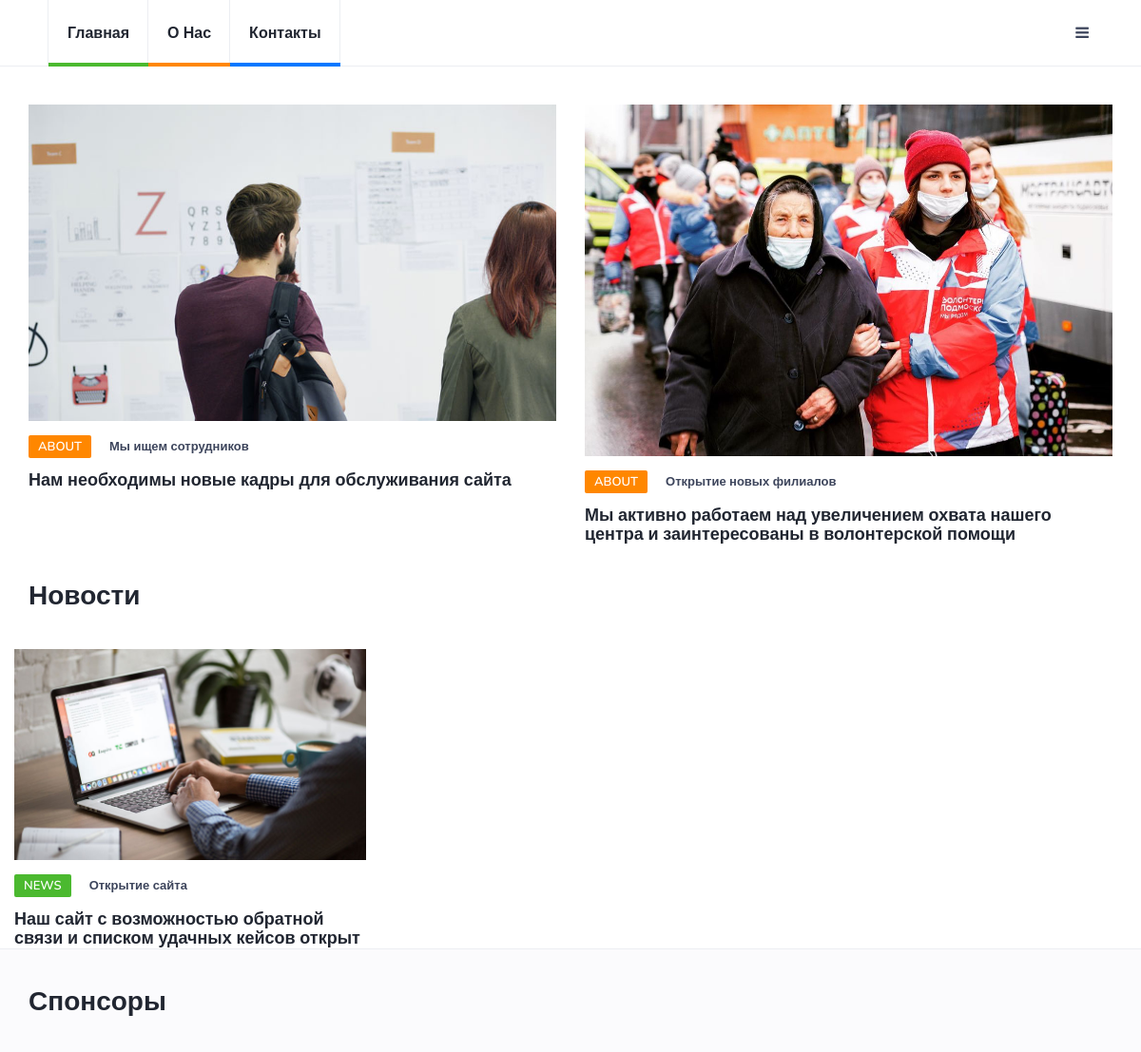
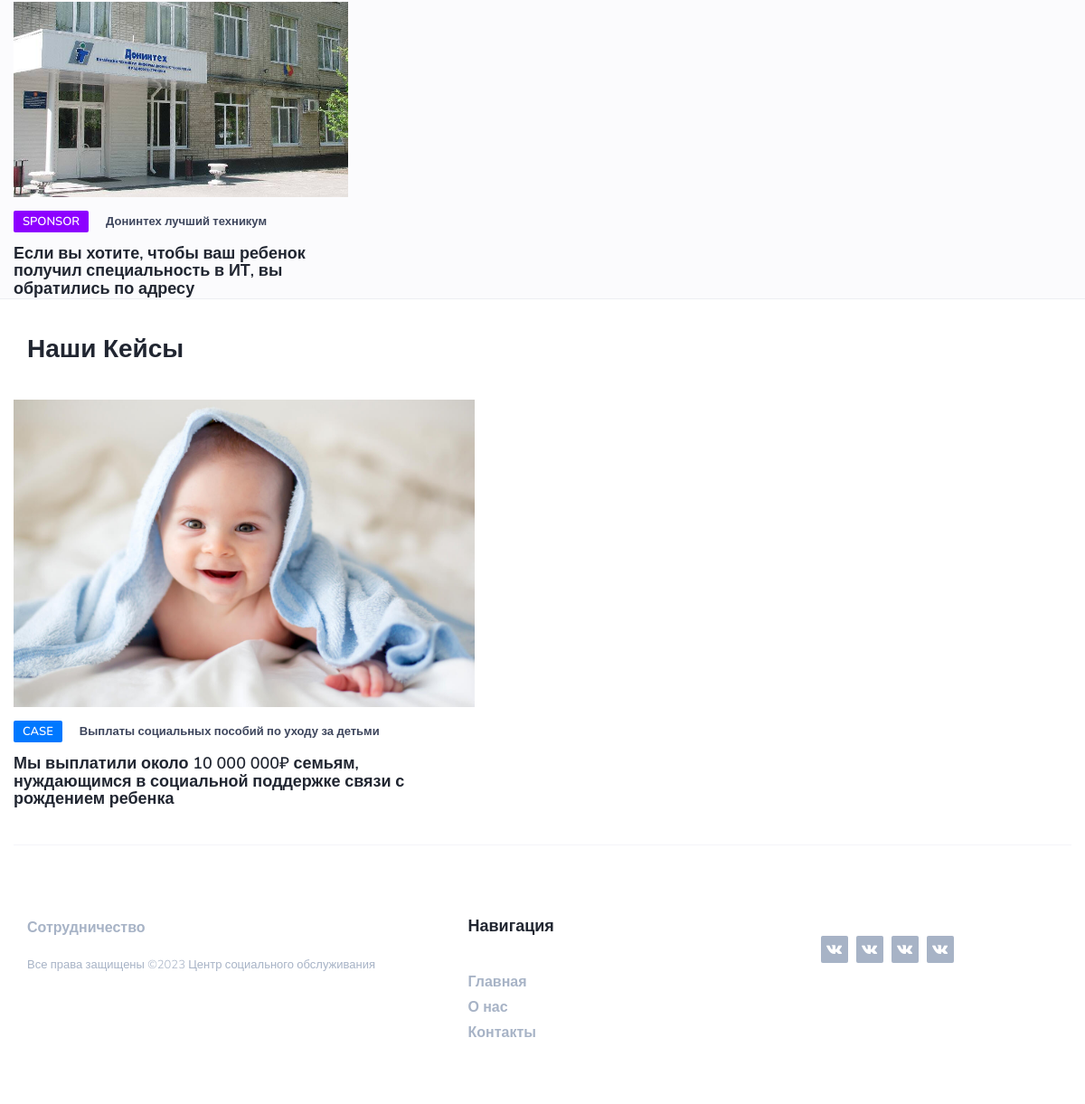
The page / on the database its author committed (2 pictures, top to bottom).
### main/models.py (models this page shows, shortened)
class Products(models.Model):
    CHOICE_TYPE = (
        ('about', 'О нас'),
        ('sponsor', 'Реклама'),
        ('news', 'Новость'),
        ('case', 'кейс'),
    )
    name = models.CharField(max_length=50, verbose_name="Имя")
    type = models.CharField(max_length=50, choices=CHOICE_TYPE, default='news', verbose_name="Тип")
    character = models.TextField(max_length=100, verbose_name="Описание")
    image = models.ImageField(null=True, blank=True, upload_to="image/")
    class Meta:
        verbose_name = 'Пост'
        verbose_name_plural = 'список постов'

### main/views.py (the view)
# urls.py: path('', views.index, name='index'),
def index(request):
    product = Products.objects.all()
    return render(request, 'main/index.html', {'product': product})

### main/templates/main/index.html (shortened to what this page needs)
{% load static %}
{% load crispy_forms_tags %}
<!DOCTYPE html>
<html lang="ru">
	<head>
		<link type="text/css" rel="stylesheet" href="{% static "css/bootstrap.min.css" %}"/>
		<link rel="stylesheet" href="{% static "css/font-awesome.min.css" %}">
		<link type="text/css" rel="stylesheet" href="{% static "css/style.css" %}"/>
    </head>
	<body>
		<header id="header">
			<div id="nav">
				<div id="nav-fixed">
					<div class="container">
						<ul class="nav-menu nav navbar-nav">
							<li class="cat-1"><a href="{% url "index" %}">Главная</a></li>
							<li class="cat-2"><a href="{% url "about" %}">О нас</a></li>
							<li class="cat-3"><a href="{% url "contact" %}">Контакты</a></li>
						</ul>
						<div class="nav-btns">
							<button class="aside-btn"><i class="fa fa-bars"></i></button>
						</div>
					</div>
				</div>
			</div>
		</header>
		<div class="section">
			<div class="container">
				<div class="row">
					<div class="post">
						{% for el in product %}
							{% if el.type == "about" %}
							<div class="col-md-6">
								<a class="post-img"> <img src="{{ el.image.url }}" alt="image"></a>
								<div class="post-body">
									<div class="post-meta">
										<a class="post-category cat-2">{{ el.type }}</a>
										<span class="post-date">{{ el.name }}</span>
									</div>
									<h3 class="post-title"><a>{{ el.character }}</a></h3>
								  </div>
							</div>
							{% endif %}
						  {% endfor %}
					</div>
				</div>
			</div>
		</div>
		<div class="section">
			<div class="container">
				<div class="row">
					<div class="col-md-12">
						<div class="section-title">
							<h2>Новости</h2>
						</div>
					</div>
					<div class="row">
						<div class="post">
							{% for el in product %}
								{% if el.type == "news" %}
								<div class="col-md-4">
									<a class="post-img"> <img src="{{ el.image.url }}" alt="image"></a>
									<div class="post-body">
										<div class="post-meta">
											<a class="post-category cat-1">{{ el.type }}</a>
											<span class="post-date">{{ el.name }}</span>
										</div>
										<h3 class="post-title"><a>{{ el.character }}</a></h3>
						  			</div>
								</div>
								{% endif %}
						  	{% endfor %}
						</div>
					</div>
				</div>
			</div>
		</div>
		<div class="section section-grey">
			<div class="container">
				<div class="row">
					<div class="col-md-12">
						<div class="section-title">
							<h2>Спонсоры</h2>
						</div>
					</div>
					<div class="row">
						<div class="post">
							{% for el in product %}
								{% if el.type == "sponsor" %}
								<div class="col-md-4">
									<a class="post-img"> <img src="{{ el.image.url }}" alt="image"></a>
									<div class="post-body">
										<div class="post-meta">
											<a class="post-category cat-3">{{ el.type }}</a>
											<span class="post-date">{{ el.name }}</span>
										</div>
										<h3 class="post-title"><a>{{ el.character }}</a></h3>
						  			</div>
								</div>
								{% endif %}
						  	{% endfor %}
						</div>
					</div>
				</div>
			</div>
		</div>
		<div class="section">
			<div class="container">
				<div class="row">
					<div class="col-md-8">
						<div class="row">
							<div class="col-md-12">
								<div class="section-title">
									<h2>Наши кейсы</h2>
								</div>
							</div>
							<div class="row">
								<div class="post">
									{% for el in product %}
										{% if el.type == "case" %}
										<div class="col-md-8">
											<a class="post-img"> <img src="{{ el.image.url }}" alt="image"></a>
											<div class="post-body">
												<div class="post-meta">
													<a class="post-category cat-4">{{ el.type }}</a>
													<span class="post-date">{{ el.name }}</span>
												</div>
												<h3 class="post-title"><a>{{ el.character }}</a></h3>
											  </div>
										</div>
										{% endif %}
									  {% endfor %}
								</div>
							</div>
						</div>
					</div>
				</div>
			</div>
		</div>
		<footer id="footer">
			<div class="container">
				<div class="row">
					<div class="col-md-5">
						<div class="footer-widget">
							<ul class="footer-nav">
								<li><a href="https://vk.com/a.krivenko4">Сотрудничество</a></li>
							</ul>
							<div class="footer-copyright">
								<span>Все права защищены &copy;<script>document.write(new Date().getFullYear());</script> Центр социального обслуживания</span>
							</div>
						</div>
					</div>
					<div class="col-md-4">
						<div class="row">
							<div class="col-md-6">
								<div class="footer-widget">
									<h3 class="footer-title">навигация</h3>
									<ul class="footer-links">
										<li><a href="{% url "index" %}">Главная</a></li>
										<li><a href="{% url "about" %}">О нас</a></li>
										<li><a href="{% url "contact" %}">Контакты</a></li>
									</ul>
								</div>
							</div>
						</div>
					</div>
					<div class="col-md-3">
						<div class="footer-widget">
							<ul class="footer-social">
								<li><a href="https://vk.com/a.krivenko4"><i class="fa fa-vk"></i></a></li>
								<li><a href="https://vk.com/a.krivenko4"><i class="fa fa-vk"></i></a></li>
								<li><a href="https://vk.com/a.krivenko4"><i class="fa fa-vk"></i></a></li>
								<li><a href="https://vk.com/a.krivenko4"><i class="fa fa-vk"></i></a></li>
							</ul>
						</div>
					</div>
				</div>
			</div>
		</footer>
	</body>
</html>

### main/static/css/style.css (style rules this page uses)
body { font-family: 'Nunito', sans-serif; font-size: 16px; font-weight: 300; color: #3d455c; margin: 0; padding: 0; overflow-x: hidden; }
h1, h2, h3, h4, h5, h6 { font-family: 'Nunito Sans', sans-serif; font-weight: 700; color: #212631; margin: 0px 0px 15px; }
h2 { font-size: 28px; }
h3 { font-size: 23px; }
a { font-weight: 600; color: #212631; text-decoration: none; }
ul,ol { margin: 0; padding: 0; list-style: none }
.section { padding-top: 40px; }
.section.section-grey { background-color: #fbfbfd; border-bottom: 1px solid #eceef2; border-top: 1px solid #eceef2; }
.section .section-title { margin-bottom: 40px; }
.section .section-title h2 { text-transform: capitalize; font-size: 28px; }
#nav { height: 70px; }
#nav:after { content: ""; position: fixed; left: 0; right: 0; bottom: 0; top: 0; background-color: rgba(33, 38, 49, 0.5); z-index: 90; opacity: 0; visibility: hidden; -webkit-transition: 0.2s all; transition: 0.2s all; }
#nav-fixed { position: fixed; left: 0; right: 0; top: 0; z-index: 90; background-color: #FFF; -webkit-box-shadow: 0px -1px 0px 0px #eceef2 inset; box-shadow: 0px -1px 0px 0px #eceef2 inset; }
#nav .container { position: relative; }
.nav-menu { margin-left: 20px; }
.nav-menu li a { position: relative; padding: 25px 20px; text-transform: capitalize; -webkit-box-shadow: -1px 0px 0px 0px #eceef2 inset; box-shadow: -1px 0px 0px 0px #eceef2 inset; -webkit-transition: 0.2s color; transition: 0.2s color; }
.nav-menu li:first-child a { border-left: 1px solid #eceef2; }
.nav-menu li a:after { content: ''; position: absolute; left: 0; right: 0; bottom: 0px; width: 100%; height: 4px; -webkit-transition: 0.2s width; transition: 0.2s width; }
.nav-menu li.cat-1 a:after { background-color: #4BB92F; }
.nav-menu li.cat-2 a:after { background-color: #ff8700; }
.nav-menu li.cat-3 a:after { background-color: #0078ff; }
.nav-btns { float:right; }
.nav-btns > button { padding: 25px 25px; border: none; line-height: 20px; background: transparent; }
.post { margin-bottom: 40px; }
.post .post-img { display: block; -webkit-transition: 0.2s opacity; transition: 0.2s opacity; }
.post .post-img > img { width: 100%; }
.post .post-meta { margin-top: 15px; margin-bottom: 15px; }
.post-meta .post-category { font-size: 13px; text-transform: uppercase; padding: 3px 10px; font-weight: 600; border-radius: 2px; margin-right: 15px; color: #FFF; background-color: #212631; -webkit-transition: 0.2s opacity; transition: 0.2s opacity; }
.post-meta .post-category.cat-1 { background-color: #4BB92F; }
.post-meta .post-category.cat-2 { background-color: #ff8700; }
.post-meta .post-category.cat-3 { background-color: #8d00ff; }
.post-meta .post-category.cat-4 { background-color: #0078ff; }
.post-meta .post-date { font-size: 13px; font-weight: 600; }
.post .post-title { font-size: 18px; margin-bottom: 0px; }
#footer { padding-bottom: 40px; margin-top: 40px; }
#footer .container { padding-top: 80px; border-top: 1px solid #F4f4f9; }
.footer-widget { margin-bottom: 40px; }
.footer-widget .footer-title { margin-bottom: 40px; text-transform: capitalize; font-size: 18px; }
.footer-widget a { color: #a7b3c6; -webkit-transition: 0.2s color; transition: 0.2s color; }
.footer-nav li { display: inline-block; margin-right: 15px; }
.footer-links li + li { margin-top: 5px; }
.footer-copyright { margin-top: 20px; color: #a7b3c6; font-size: 13px; }
.footer-social { margin-top: 20px; }
.footer-social li { display: inline-block; margin-right: 5px; }
.footer-social li > a { display: block; width: 30px; height: 30px; line-height: 30px; text-align: center; background-color: #a7b3c6; color: #FFF; border-radius: 2px; -webkit-transition: 0.2s opacity; transition: 0.2s opacity; }

### rows shown on the page
Products: image (picture), type "ABOUT", name "Мы ищем сотрудников", character "Нам необходимы новые кадры для обслуживания сайта"
Products: image (picture), type "ABOUT", name "Открытие новых филиалов", character "Мы активно работаем над увеличением охвата нашего центра и заинтересованы в волонтерской помощи"
Products: image (picture), type "NEWS", name "Открытие сайта", character "Наш сайт с возможностью обратной связи и списком удачных кейсов открыт"
Products: image (picture), type "SPONSOR", name "Донинтех лучший техникум", character "Если вы хотите, чтобы ваш ребенок получил специальность в ИТ, вы обратились по адресу"
Products: image (picture), type "CASE", name "Выплаты социальных пособий по уходу за детьми", character "Мы выплатили около 10 000 000₽ семьям, нуждающимся в социальной поддержке связи с рождением ребенка"
